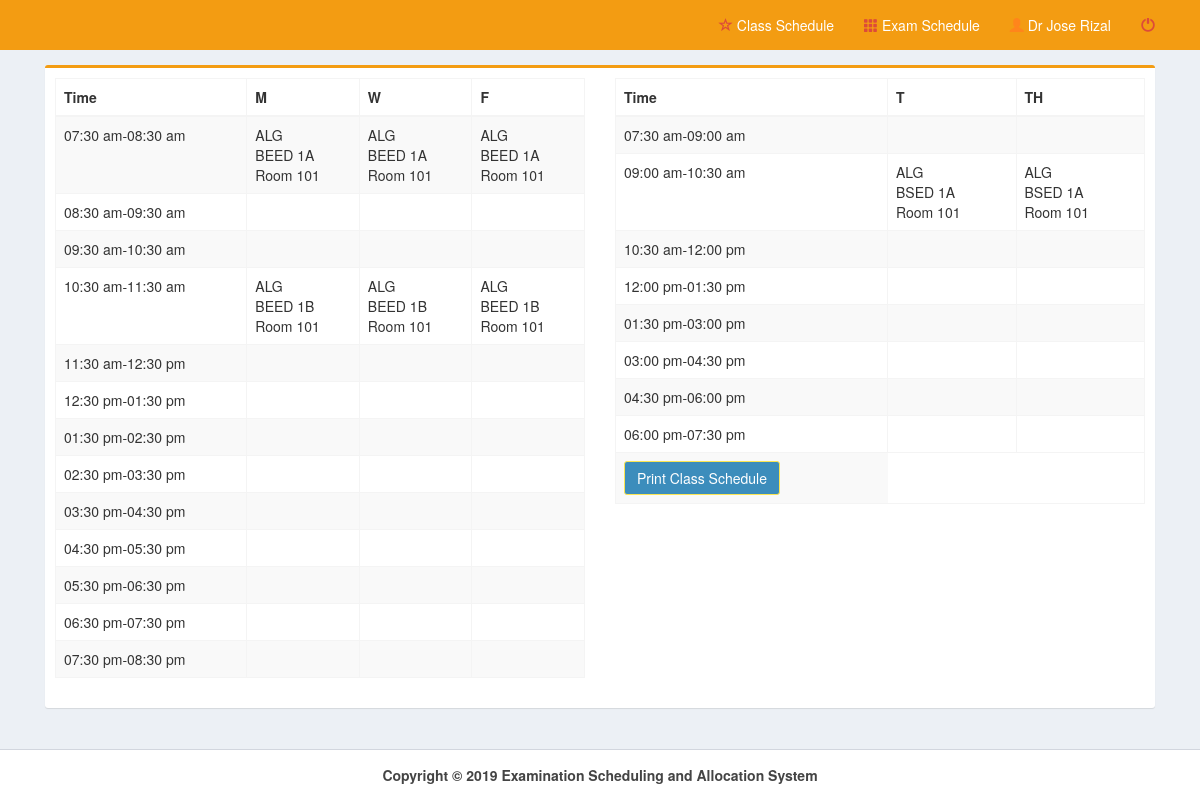
Page /pages/faculty_home.php (signed in) on the committed database.
### tables this page shows
CREATE TABLE IF NOT EXISTS `time` (
  `time_id` int(11) NOT NULL AUTO_INCREMENT,
  `time_start` time NOT NULL,
  `time_end` time NOT NULL,
  `days` varchar(15) NOT NULL,
  PRIMARY KEY (`time_id`)
);

CREATE TABLE IF NOT EXISTS `schedule` (
  `sched_id` int(11) NOT NULL AUTO_INCREMENT,
  `time_id` int(1) NOT NULL,
  `day` varchar(50) NOT NULL,
  `member_id` int(11) NOT NULL,
  `subject_code` varchar(50) NOT NULL,
  `cys` varchar(15) NOT NULL,
  `room` varchar(15) NOT NULL,
  `remarks` varchar(50) NOT NULL,
  `settings_id` int(11) NOT NULL,
  `encoded_by` varchar(10) NOT NULL,
  PRIMARY KEY (`sched_id`)
);

### pages/faculty_home.php (the view, shortened to what this page needs)
<!DOCTYPE html>
<html>
  <head>
    <link rel="stylesheet" href="../bootstrap/css/bootstrap.min.css">
    <link rel="stylesheet" href="../plugins/datatables/dataTables.bootstrap.css">
    <link rel="stylesheet" href="../dist/css/AdminLTE.min.css">
    <link rel="stylesheet" href="../plugins/select2/select2.min.css">
    <link rel="stylesheet" href="../dist/css/skins/_all-skins.min.css">
 </head>
  <body class="hold-transition skin-yellow layout-top-nav" onload="myFunction()">
    <div class="wrapper">
      <?php include('../dist/includes/header_faculty.php');?>
      <div class="content-wrapper">
        <div class="container">
          <section class="content">
            <div class="row">
	      <div class="col-md-12">
              <div class="box box-warning">
               <form method="post" id="reg-form">
                <div class="box-body">
				<div class="row">
					<div class="col-md-6">
							<table class="table table-bordered table-striped">
							<thead>
							  <tr>
								<th class="first">Time</th>
								<th>M</th>
								<th>W</th>
								<th>F</th>
							  </tr>
							</thead>
		<?php
				include('../dist/includes/dbcon.php');
				$member=$_SESSION['id'];
				$sid=$_SESSION['settings'];
				$query=mysqli_query($con,"select * from time where days='mwf' order by time_start")or die(mysqli_error());
				while($row=mysqli_fetch_array($query)){
						$id=$row['time_id'];
						$start=date("h:i a",strtotime($row['time_start']));
						$end=date("h:i a",strtotime($row['time_end']));
		?>
							  <tr >
								<td class="first"><?php echo $start."-".$end;?></td>
								<td><?php
									$query1=mysqli_query($con,"select * from schedule natural join member where day='m' and schedule.member_id='$member' and time_id='$id' and settings_id='$sid'")or die(mysqli_error($con));
										$row1=mysqli_fetch_array($query1);
										$count=mysqli_num_rows($query1);
										if ($count==0)
										{
										}
										else
										{
											echo $row1['subject_code'];
											echo "<br>";
											echo "$row1[cys]";
											echo "<br>";
											echo "Room ".$row1['room'];
											echo "<br>";
										}
									?>
								</td>
								<td><?php
									$query1=mysqli_query($con,"select * from schedule natural join member where day='w' and schedule.member_id='$member' and time_id='$id' and settings_id='$sid'")or die(mysqli_error($con));
										$row1=mysqli_fetch_array($query1);
										$count=mysqli_num_rows($query1);
										if ($count==0)
										{
										}
										else
										{
											echo $row1['subject_code'];
											echo "<br>";
											echo "$row1[cys]";
											echo "<br>";
											echo "Room ".$row1['room'];
											echo "<br>";
										}
									?>
								</td>
								<td><?php
									$query1=mysqli_query($con,"select * from schedule natural join member where day='f' and schedule.member_id='$member' and time_id='$id' and settings_id='$sid'")or die(mysqli_error($con));
										$row1=mysqli_fetch_array($query1);
										$count=mysqli_num_rows($query1);
										if ($count==0)
										{
										}
										else
										{
											echo $row1['subject_code'];
											echo "<br>";
											echo "$row1[cys]";
											echo "<br>";
											echo "Room ".$row1['room'];
											echo "<br>";
										}
									?>
								</td>
							  </tr>
		<?php }?>
		</table>
		</div>
		<div class="col-md-6">
			<table class="table table-bordered table-striped">
								<thead>
								  <tr>
									<th class="first">Time</th>
									<th>T</th>
									<th>TH</th>
								  </tr>
								</thead>
			<?php
					$query=mysqli_query($con,"select * from time where days='tth' order by time_start")or die(mysqli_error());
					while($row=mysqli_fetch_array($query)){
							$id=$row['time_id'];
							$start=date("h:i a",strtotime($row['time_start']));
							$end=date("h:i a",strtotime($row['time_end']));
			?>
								  <tr >
								<td class="first"><?php echo $start."-".$end;?></td>
								<td><?php
									$query1=mysqli_query($con,"select * from schedule natural join member where day='t' and schedule.member_id='$member' and time_id='$id' and settings_id='$sid'")or die(mysqli_error($con));
										$row1=mysqli_fetch_array($query1);
										$count=mysqli_num_rows($query1);
										if ($count==0)
										{
										}
										else
										{
											echo $row1['subject_code'];
											echo "<br>";
											echo "$row1[cys]";
											echo "<br>";
											echo "Room ".$row1['room'];
											echo "<br>";
										}
									?>
								</td>
								<td><?php
									$query1=mysqli_query($con,"select * from schedule natural join member where day='th' and schedule.member_id='$member' and time_id='$id' and settings_id='$sid'")or die(mysqli_error($con));
										$row1=mysqli_fetch_array($query1);
										$count=mysqli_num_rows($query1);
										if ($count==0)
										{
										}
										else
										{
											echo $row1['subject_code'];
											echo "<br>";
											echo "$row1[cys]";
											echo "<br>";
											echo "Room ".$row1['room'];
											echo "<br>";
										}
									?>
								</td>
							  </tr>
			<?php }?>
							 <tr>
							 	<td><a href="faculty_class_sched.php?id=<?php echo $member;?>" class="btn btn-primary">Print Class Schedule</a></td>
							 </tr>
			</table>
         </div>
        </div>
                </div>
              </div>
            </div>
          </div>
          </section>
        </div>
      </div>
      <?php include('../dist/includes/footer.php');?>
    </div>
  </body>
</html>

### rows in the picture
time: time_start "07:30 am", time_end "08:30 am", schedule.subject_code "ALG", schedule.cys "BEED 1A", schedule.room "101"
time: time_start "08:30 am", time_end "09:30 am"
time: time_start "09:30 am", time_end "10:30 am"
time: time_start "10:30 am", time_end "11:30 am", schedule.subject_code "ALG", schedule.cys "BEED 1B", schedule.room "101"
time: time_start "11:30 am", time_end "12:30 pm"
time: time_start "12:30 pm", time_end "01:30 pm"
time: time_start "01:30 pm", time_end "02:30 pm"
time: time_start "02:30 pm", time_end "03:30 pm"
time: time_start "03:30 pm", time_end "04:30 pm"
time: time_start "04:30 pm", time_end "05:30 pm"
time: time_start "05:30 pm", time_end "06:30 pm"
time: time_start "06:30 pm", time_end "07:30 pm"
time: time_start "07:30 pm", time_end "08:30 pm"
time: time_start "07:30 am", time_end "09:00 am"
time: time_start "09:00 am", time_end "10:30 am", schedule.subject_code "ALG", schedule.cys "BSED 1A", schedule.room "101"
time: time_start "10:30 am", time_end "12:00 pm"
time: time_start "12:00 pm", time_end "01:30 pm"
time: time_start "01:30 pm", time_end "03:00 pm"
time: time_start "03:00 pm", time_end "04:30 pm"
time: time_start "04:30 pm", time_end "06:00 pm"
time: time_start "06:00 pm", time_end "07:30 pm"

### other values in the picture
$_SESSION['name'] "Dr Jose Rizal"
